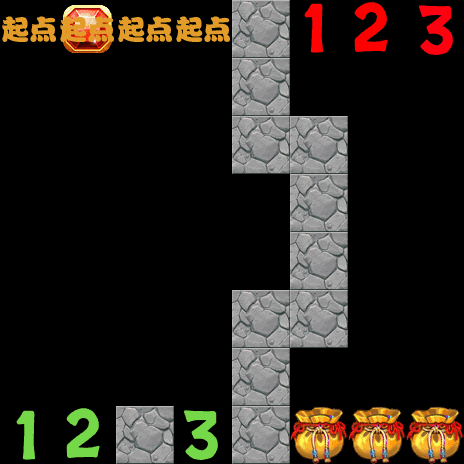

The image is a tile-based game level rendered from a .tmx file. Its description and source (layers, tilesets, objects; grid data summarised) follow:
An orthogonal 8x8 tile map with 58x58 px tiles, 8 tile layers (1-layer, 2-layer, 3-layer, 4-layer, ...).

<map version="1.0" orientation="orthogonal" renderorder="right-down" width="8" height="8" tilewidth="58" tileheight="58">
 <tileset firstgid="1" name="backgroundBlock" tilewidth="58" tileheight="58">
  <image source="backgroundBlock.png" width="348" height="870" />
 </tileset>
 <layer name="1-layer" width="8" height="8">
  <data>[64 cells, 47 non-empty, 1 distinct tile ids]</data>
 </layer>
 <layer name="2-layer" width="8" height="8">
  <data>[64 cells, 63 non-empty, 1 distinct tile ids]</data>
 </layer>
 <layer name="3-layer" width="8" height="8">
  <data>[64 cells, 64 non-empty, 1 distinct tile ids]</data>
 </layer>
 <layer name="4-layer" width="8" height="8">
  <data>[64 cells, 61 non-empty, 1 distinct tile ids]</data>
 </layer>
 <layer name="5-layer" width="8" height="8">
  <data>[64 cells, 54 non-empty, 7 distinct tile ids]</data>
 </layer>
 <layer name="6-layer" width="8" height="8">
  <data>[64 cells, 58 non-empty, 4 distinct tile ids]</data>
 </layer>
 <layer name="7-layer" width="8" height="8">
  <data>[64 cells, 63 non-empty, 1 distinct tile ids]</data>
 </layer>
 <layer name="8-layer" width="8" height="8">
  <data>[64 cells, 63 non-empty, 3 distinct tile ids]</data>
 </layer>
</map>
